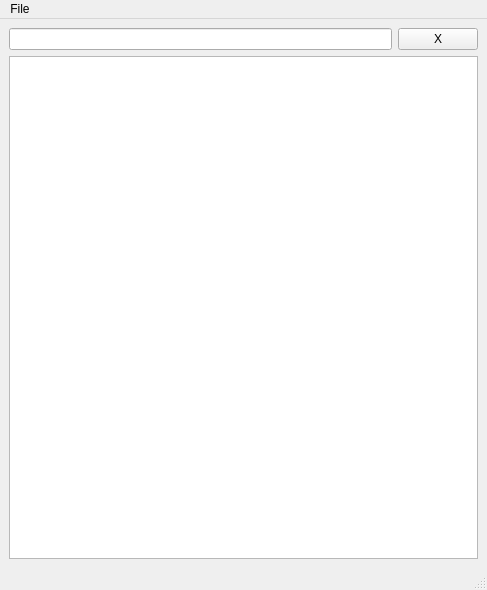
<?xml version="1.0" encoding="UTF-8"?>
<ui version="4.0">
 <class>MainWindow</class>
 <widget class="QMainWindow" name="MainWindow">
  <property name="geometry">
   <rect>
    <x>0</x>
    <y>0</y>
    <width>487</width>
    <height>590</height>
   </rect>
  </property>
  <property name="windowTitle">
   <string>QD Serial Monitor</string>
  </property>
  <widget class="QWidget" name="centralwidget">
   <layout class="QGridLayout" name="gridLayout_2">
    <item row="0" column="0">
     <layout class="QVBoxLayout" name="verticalLayout">
      <property name="sizeConstraint">
       <enum>QLayout::SetNoConstraint</enum>
      </property>
      <item>
       <layout class="QHBoxLayout" name="horizontalLayout">
        <item>
         <widget class="QLineEdit" name="txtCommand"/>
        </item>
        <item>
         <widget class="QPushButton" name="butClear">
          <property name="sizePolicy">
           <sizepolicy hsizetype="Fixed" vsizetype="Fixed">
            <horstretch>10</horstretch>
            <verstretch>0</verstretch>
           </sizepolicy>
          </property>
          <property name="minimumSize">
           <size>
            <width>10</width>
            <height>0</height>
           </size>
          </property>
          <property name="text">
           <string>X</string>
          </property>
         </widget>
        </item>
       </layout>
      </item>
      <item>
       <widget class="QListWidget" name="lstSerial"/>
      </item>
     </layout>
    </item>
   </layout>
  </widget>
  <widget class="QMenuBar" name="menubar">
   <property name="geometry">
    <rect>
     <x>0</x>
     <y>0</y>
     <width>487</width>
     <height>24</height>
    </rect>
   </property>
   <widget class="QMenu" name="menuFile">
    <property name="title">
     <string>File</string>
    </property>
    <addaction name="actionSave"/>
    <addaction name="actionClear"/>
    <addaction name="actionThings"/>
   </widget>
   <addaction name="menuFile"/>
  </widget>
  <widget class="QStatusBar" name="statusbar"/>
  <action name="actionSave">
   <property name="text">
    <string>Save</string>
   </property>
  </action>
  <action name="actionSettings">
   <property name="text">
    <string>Preferences</string>
   </property>
  </action>
  <action name="actionClear">
   <property name="text">
    <string>Clear</string>
   </property>
  </action>
  <action name="actionPreferences">
   <property name="text">
    <string>Preferences</string>
   </property>
  </action>
  <action name="actionThings">
   <property name="text">
    <string>Set Things</string>
   </property>
  </action>
 </widget>
 <resources/>
 <connections/>
</ui>
